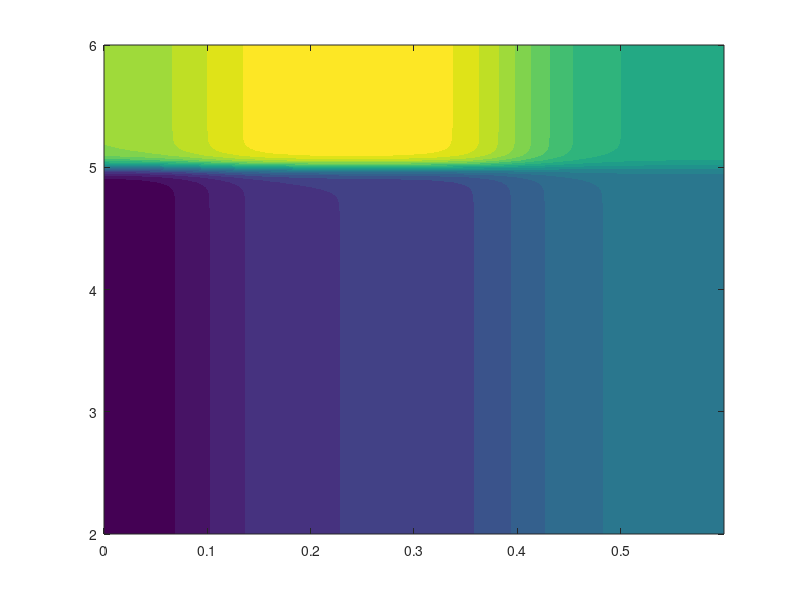

Write MATLAB code to recreate this figure. (Note: this script raises an error after producing the figure.)
function plot_method_feasibility_map()

load('results/final/curvature_regimes.mat');
load('results/final/rare_event_regimes.mat');

g_low    = curvature_regimes.low_max;
g_high   = curvature_regimes.high_min;
beta_lim = rare_regime.beta_limit;
beta_trans = rare_regime.beta_transition;

gamma_vals = linspace(0,0.6,200);
beta_vals  = linspace(2,6,200);

[Gamma,Beta] = meshgrid(gamma_vals,beta_vals);

k = 30;

s1 = 1 ./ (1 + exp(-k*(Gamma - g_low)));
s2 = 1 ./ (1 + exp(-k*(Gamma - g_high)));
sb = 1 ./ (1 + exp(-k*(Beta - beta_lim)));

Z = 1*(1-s1) + ...
    2*(s1.*(1-s2)) + ...
    3*(s2.*(1-sb)) + ...
    4*(sb);

figure;

contourf(Gamma, Beta, Z, 20, 'LineColor','none');
hold on;

colormap(parula);
caxis([1.2 3.8]);

% Boundaries
xline(g_low,  '-k', 'LineWidth',2.5);
xline(g_high, '-k', 'LineWidth',2.5);
yline(beta_lim, '-k', 'LineWidth',2.5);     % β = 5
yline(beta_trans, '--k', 'LineWidth',1.8);  % β = 4

xlabel('\gamma');
ylabel('\beta');
title({'Method Feasibility Map', ...
       'Based on curvature, topology, rare-event'});

% Labels
text(0.05, 3.1, 'FORM','FontWeight','bold','HorizontalAlignment','center');
text(0.2, 3.1, 'SORM','FontWeight','bold','HorizontalAlignment','center');
text(0.5, 3.1, 'SORM + validation','FontWeight','bold','HorizontalAlignment','center');

text(0.3, 4.3, 'Transition regime', ...
    'FontAngle','italic','HorizontalAlignment','center');

text(0.3, 5.5, 'Importance Sampling', ...
    'FontWeight','bold','HorizontalAlignment','center');

text(0.02, beta_trans+0.1, 'Transition (high CoV)', 'FontSize',10);

box on;
grid on;
end
